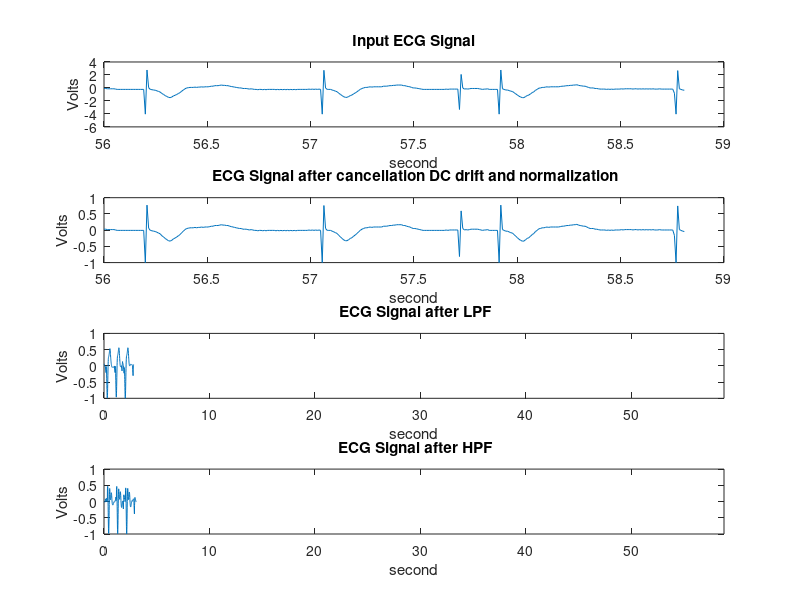
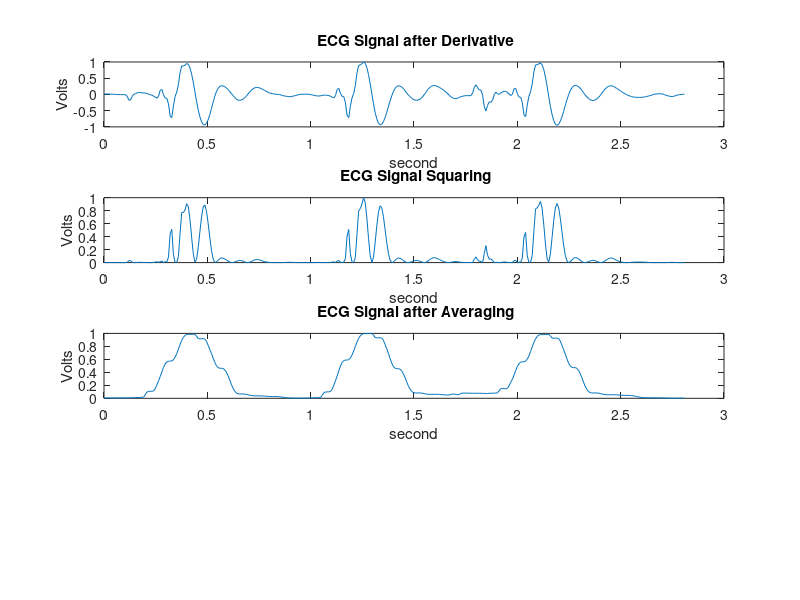

MATLAB code to generate these figures, in order: (Note: this script raises an error after producing the figures.)

clear all

load('ECGsample.mat')
t = secTime(7000:8000);
x0 = secVal(7000:8000);
fs = 125;

x0 = x0(~isnan(x0));
t = t(~isnan(x0));

x1 = x0;
N = length (x0); % Silength

figure(1)
subplot(4,1,1)
plot(t,x0)
xlabel('second');ylabel('Volts');title('Input ECG Signal')

% Cancellation DC drift and normalization
x1 = x1 - mean (x1 ); % cancel DC conponents
x1 = x1/ max( abs(x1 )); % normalize to one

subplot(4,1,2)
plot(t,x1)
xlabel('second');ylabel('Volts');title(' ECG Signal after cancellation DC drift and normalization')

% Low Pass Filtering
b=[1 0 0 0 0 0 -2 0 0 0 0 0 1]; a=[1 -2 1];
h_LP=filter(b,a,[1 zeros(1,12)]); % transfer function of LPF
x2 = conv (x1 ,h_LP);
x2 = x2 (6+[1: N]); %cancle delay
x2 = x2/ max( abs(x2 )); % normalize , for convenience .

subplot(4,1,3)
plot([0:length(x2)-1]/fs,x2)
xlabel('second');ylabel('Volts');title(' ECG Signal after LPF')
xlim([0 max(t)])

% High Pass Filtering
b = [-1 0 0 0 0 0 0 0 0 0 0 0 0 0 0 0 32 -32 0 0 0 0 0 0 0 0 0 0 0 0 0 0 1];
a = [1 -1];
h_HP=filter(b,a,[1 zeros(1,32)]); % impulse response iof HPF
x3 = conv (x2 ,h_HP);
x3 = x3/ max( abs(x3 ));

subplot(4,1,4)
plot([0:length(x3)-1]/fs,x3)
xlabel('second');ylabel('Volts');title(' ECG Signal after HPF')
xlim([0 max(t)])

% Derivative Filter
% Make impulse response
h = [-1 -2 0 2 1]/8;
% Apply filter
x4 = conv (x3 ,h);
x4 = x4 (2+[1:N]);
x4 = x4/ max( abs(x4 ));

figure(2)
subplot(4,1,1)
plot([0:length(x4)-1]/fs,x4)
xlabel('second');ylabel('Volts');title(' ECG Signal after Derivative')

% Squaring
x5 = x4 .^2;
x5 = x5/ max( abs(x5 ));

subplot(4,1,2)
plot([0:length(x5)-1]/fs,x5)
xlabel('second');ylabel('Volts');title(' ECG Signal Squaring')

% Moving Window Integration
% Make impulse response
h = ones (1 ,31)/31;
delay = 15; % Delay in samples

% Apply filter
x6 = conv (x5 ,h);
x6 = x6 (15+[1: N]);
x6 = x6/ max( abs(x6 ));

subplot(4,1,3)
plot([0:length(x6)-1]/fs,x6)
xlabel('second');ylabel('Volts');title(' ECG Signal after Averaging')

% Find QRS Points Which it is different than Pan-Tompkins algorithm
max_h = max(x6);
thresh = nanmean (x6);
poss_reg =(x6>thresh*max_h)';
left = find(diff([0 poss_reg'])==1);
right = find(diff([poss_reg' 0])==-1);
left=left-(6+delay); % cancle delay because of LP and HP
right=right-(6+delay);% cancle delay because of LP and HP
left=abs(left);
right=abs(right);

for i=1:length(left)
[R_value(i) R_loc(i)] = max( x0(left(i):right(i)) );
R_loc(i) = R_loc(i)-1+left(i); % add offset

[Q_value(i) Q_loc(i)] = min( x0(left(i):R_loc(i)) );
Q_loc(i) = Q_loc(i)-1+left(i); % add offset

[S_value(i) S_loc(i)] = min( x0(left(i):right(i)) );
S_loc(i) = S_loc(i)-1+left(i); % add offset
end

% there is no selective wave
R_loc=R_loc(find(R_loc~=0));
Q_loc=Q_loc(find(Q_loc~=0));
S_loc=S_loc(find(S_loc~=0));

subplot(4,1,4)
plot (t,x0,t(R_loc) ,R_value , 'r^');

R_loc1 = R_loc(find(R_value~=0));
R_value1=R_value(find(R_value ~=0));

figure(3)
plot (t,x0,t(R_loc) ,R_value , 'r^',t(R_loc1),R_value1 , 'go');

% values=x2(R_loc);
% % 1 beat/sec x 60 sec/min = 60 beats/min. 
% %%R-R interval using diffrence operation method
% tiscl=t(2)-t(1);
% px=diff(R_loc);
% d_tms=find(diff(R_loc)>200);
% d_men=mean(px(d_tms)); 
% beat=d_men*tiscl;
% heart_rate=1/beat*60;
% fprintf('%2.1f seconds/beat\n',beat);
% rs=sprintf('Heart Rate= %2.1f beats per minute \n',heart_rate);


